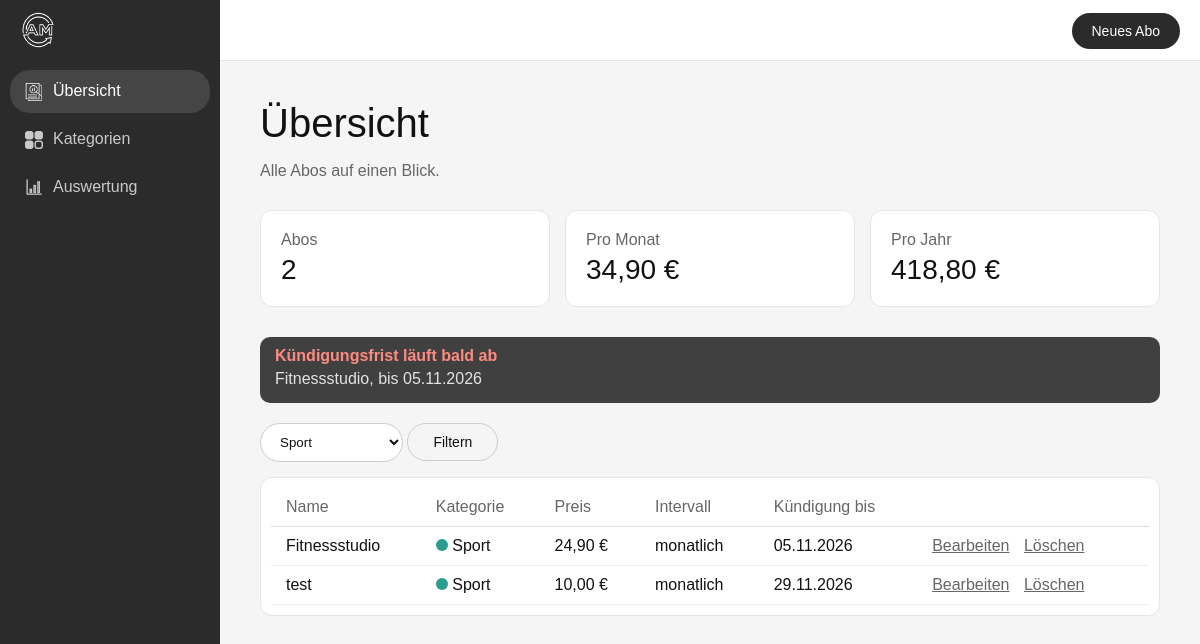
Screenshot of /index.php?kategorie=2 with the database file from the repository.
### tables this page shows
CREATE TABLE `abos` (
  `id` int(11) NOT NULL,
  `kategorie_id` int(11) NOT NULL,
  `name` varchar(100) NOT NULL,
  `anbieter` varchar(100) NOT NULL,
  `preis` decimal(8,2) NOT NULL,
  `intervall` varchar(20) NOT NULL,
  `startdatum` date NOT NULL,
  `kuendigungsfrist` date DEFAULT NULL,
  `notiz` text DEFAULT NULL
);

CREATE TABLE `kategorien` (
  `id` int(11) NOT NULL,
  `name` varchar(50) NOT NULL,
  `farbe` varchar(7) DEFAULT NULL
);

### funktionen.php (called while the page is built, shortened)
<?php
function monatskosten($preis, $intervall)
{
    return $preis;
}
function euro($betrag)
{
    return number_format($betrag, 2, ',', '.') . " €";
}

### index.php (the view, shortened to what this page needs)
<?php
include 'verbindung.php';
include 'funktionen.php';
$filter = "";
if (isset($_GET['kategorie'])) {
    $filter = $_GET['kategorie'];
}
if ($filter == "") {
    $abos = $pdo->query("SELECT abos.*, kategorien.name AS kategorie, kategorien.farbe
                         FROM abos
                         JOIN kategorien ON abos.kategorie_id = kategorien.id
                         ORDER BY abos.name")->fetchAll();
} else {
    $sql = $pdo->prepare("SELECT abos.*, kategorien.name AS kategorie, kategorien.farbe
                          FROM abos
                          JOIN kategorien ON abos.kategorie_id = kategorien.id
                          WHERE abos.kategorie_id = ?
                          ORDER BY abos.name");
    $sql->execute([$filter]);
    $abos = $sql->fetchAll();
}
$kategorien = $pdo->query("SELECT * FROM kategorien ORDER BY name");
$proMonat = 0;
foreach ($abos as $abo) {
    $proMonat = $proMonat + monatskosten($abo['preis'], $abo['intervall']);
}
$hinweise = $pdo->query("SELECT name, kuendigungsfrist FROM abos
                         WHERE kuendigungsfrist BETWEEN CURDATE() AND DATE_ADD(CURDATE(), INTERVAL 30 DAY)
                         ORDER BY kuendigungsfrist")->fetchAll();
include 'kopf.php';
?>
<h1>Übersicht</h1>
<p class="grau">Alle Abos auf einen Blick.</p>
<div class="karten">
    <div class="karte">
        <div class="grau">Abos</div>
        <div class="zahl"><?php echo count($abos); ?></div>
    </div>
    <div class="karte">
        <div class="grau">Pro Monat</div>
        <div class="zahl"><?php echo euro($proMonat); ?></div>
    </div>
    <div class="karte">
        <div class="grau">Pro Jahr</div>
        <div class="zahl"><?php echo euro($proMonat * 12); ?></div>
    </div>
</div>
<?php if (count($hinweise) > 0) { ?>
    <div class="hinweis">
        <strong>Kündigungsfrist läuft bald ab</strong>
        <?php foreach ($hinweise as $hinweis) { ?>
            <p><?php echo htmlspecialchars($hinweis['name']); ?>, bis <?php echo date("d.m.Y", strtotime($hinweis['kuendigungsfrist'])); ?></p>
        <?php } ?>
    </div>
<?php } ?>
<form class="filter" method="get" action="index.php">
    <select class="feld" name="kategorie">
        <?php foreach ($kategorien as $kategorie) { ?>
            <option value="<?php echo $kategorie['id']; ?>" <?php if ($kategorie['id'] == $filter) { echo "selected"; } ?>>
                <?php echo htmlspecialchars($kategorie['name']); ?>
            </option>
        <?php } ?>
    </select>
    <button class="knopf-rand" type="submit">Filtern</button>
</form>
<?php if (count($abos) == 0) { ?>
    <?php if ($filter != "") { ?>
        <p class="grau">Keine Abos in dieser Kategorie.</p>
    <?php } else { ?>
        <p class="grau">Noch keine Abos vorhanden.</p>
        <a class="knopf-weiss" href="abo_bearbeiten.php">Erstes Abo anlegen</a>
    <?php } ?>
<?php } else { ?>
    <div class="box">
        <table>
            <tr>
                <th>Name</th>
                <th>Kategorie</th>
                <th>Preis</th>
                <th>Intervall</th>
                <th>Kündigung bis</th>
                <th></th>
            </tr>
            <?php foreach ($abos as $abo) { ?>
                <tr>
                    <td><?php echo htmlspecialchars($abo['name']); ?></td>
                    <td>
                        <span class="punkt" style="background-color: <?php echo htmlspecialchars($abo['farbe']); ?>"></span>
                        <?php echo htmlspecialchars($abo['kategorie']); ?>
                    </td>
                    <td><?php echo euro($abo['preis']); ?></td>
                    <td><?php echo $abo['intervall']; ?></td>
                    <td>
                        <?php
                        if ($abo['kuendigungsfrist'] != null) {
                            echo date("d.m.Y", strtotime($abo['kuendigungsfrist']));
                        } else {
                            echo "-";
                        }
                        ?>
                    </td>
                    <td>
                        <a href="abo_bearbeiten.php?id=<?php echo $abo['id']; ?>">Bearbeiten</a>
                        <a href="abo_loeschen.php?id=<?php echo $abo['id']; ?>" onclick="return confirm('Abo wirklich löschen?');">Löschen</a>
                    </td>
                </tr>
            <?php } ?>
        </table>
    </div>
<?php } ?>
<?php include 'fuss.php'; ?>

### style.css (style rules this page uses)
body { margin: 0; font-family: Arial, Helvetica, sans-serif; -webkit-font-smoothing: antialiased; background-color: #2b2b2b; color: white; }
.knopf-rand { display: inline-block; padding: 10px 25px; background-color: transparent; border: 1px solid #ccc; color: #111; text-decoration: none; font-size: 14px; border-radius: 20px; }
.inhalt h1 { font-size: 40px; font-weight: normal; margin: 0 0 10px 0; }
.grau { color: #666; }
.feld { padding: 10px 15px; background-color: white; color: #111; border: 1px solid #ccc; border-radius: 20px; font-family: inherit; }
button { border: none; cursor: pointer; font-family: inherit; }
table { margin-top: 20px; border-collapse: collapse; }
td { padding: 10px 15px; border-bottom: 1px solid #eee; }
td a { color: #666; }
.punkt { display: inline-block; width: 12px; height: 12px; border-radius: 6px; }
th { padding: 10px 15px; text-align: left; font-weight: normal; color: #666; border-bottom: 1px solid #ddd; }
td a { margin-right: 10px; }
.karten { display: grid; grid-template-columns: 1fr 1fr 1fr; gap: 15px; margin: 30px 0; }
.karte { padding: 20px; background-color: white; border: 1px solid #e5e5e5; border-radius: 12px; }
.zahl { font-size: 28px; margin-top: 5px; }
.hinweis { padding: 10px 15px; margin-bottom: 20px; background-color: #404040; border-radius: 10px; color: rgba(255, 255, 255, 0.85); }
.hinweis strong { color: #ff8a80; }
.hinweis p { margin: 5px 0; }
.box { padding: 10px; background-color: white; border: 1px solid #e5e5e5; border-radius: 12px; }
.box table { margin-top: 0; width: 100%; }
.filter { margin-bottom: 15px; }

### rows the page displays
abos: name "Fitnessstudio", kuendigungsfrist "05.11.2026", kategorie.name "Sport", preis "24,90 €", intervall "monatlich"
abos: name "test", kategorie.name "Sport", preis "10,00 €", intervall "monatlich", kuendigungsfrist "29.11.2026"

### other values shown
count($abos) "2"
euro($proMonat) "34,90 €"
euro($proMonat * 12) "418,80 €"
form field kategorie "Sport"
